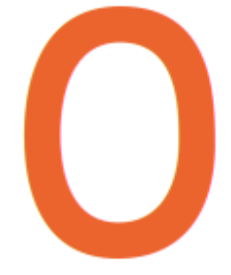
#> input picture images/0.png, 231 x 275 px
$ python -i generate_bingo.py   (imports and definitions only)
#> lines starting #> are read from the running program, lines starting #| are printed output that depends on the picture; after the words box and inside, x2 and y2 are one past the last pixel; in counts of white or black regions, pixels touching at a corner belong together
#> further down, picture is the input picture: PIL image 231x275 RGBA; mean R, G, B, A 248, 200.6, 181.7, 255
#!/usr/bin/env python3
"""
Bingo Card Generator

Generates unique bingo cards from either:
- A list of strings (materials/words)
- A list of integers (numbers) - rendered using digit images or text

Key property: every item on every card is drawn at the SAME size. Instead of
each cell independently picking "the biggest font/scale that fits this one
item", we first look at the whole set of items and the fixed cell size, and
compute a single font size (text mode) or a single digit scale (number mode)
that fits the worst case (longest word / most digits). That one size is then
reused for every cell on every card.

Usage:
    python generate_bingo.py --materials "item1,item2,item3,..." --nb_row 5 --nb_line 5 --nb_cards 10
    python generate_bingo.py --numbers "1,2,3,4,5,6,7,8,9,10" --nb_row 3 --nb_line 3 --nb_cards 5
    python generate_bingo.py --numbers_range 1 90 --nb_row 9 --nb_line 3 --nb_cards 6
"""

import argparse
import os
import random
import sys
from pathlib import Path
from typing import List, Union, Dict

from PIL import Image, ImageDraw, ImageFont


# Configuration
IMAGES_DIR = Path("images")
OUTPUT_DIR = Path("output")
CARD_SIZE = (1200, 1200)  # Increased size for better visibility
CELL_PADDING = 20  # Increased padding
GRID_LINE_WIDTH = 4
BACKGROUND_COLOR = (255, 255, 255)  # White
GRID_COLOR = (0, 0, 0)  # Black
TEXT_COLOR = (0, 0, 0)  # Black
FREE_SPACE_COLOR = (255, 0, 0)  # Red

# Max number of attempts to find a card layout that hasn't been used yet.
MAX_UNIQUE_ATTEMPTS = 200


# ---------------------------------------------------------------------------
# Font helpers
# ---------------------------------------------------------------------------

# [68 lines left out: functions get_font, compute_uniform_font_size, create_text_image, not called in this run]


# ---------------------------------------------------------------------------
# Digit image helpers
# ---------------------------------------------------------------------------

def _glyph_bbox(img: Image.Image) -> tuple:
    """
    Return the bounding box of the actual glyph ink inside `img`, ignoring
    transparent padding (or, if the image has no alpha, near-white padding).
    This is what fixes the "0.png has more built-in padding than the other
    digits" problem: after cropping to the real glyph, every digit's height
    reflects only the drawn shape, not incidental canvas whitespace.
    """
    if img.mode != "RGBA":
        img = img.convert("RGBA")

    alpha = img.split()[-1]
#> alpha: PIL image 231x275 L; every value is 255
    bbox = alpha.getbbox()
#> bbox = (0, 0, 231, 275)
    if bbox is not None:
        # Some PNGs are fully opaque (no real alpha channel info) - in that
        # case getbbox() on alpha returns the whole image, which is useless.
        # Fall back to luminance-based trimming for those.
        if bbox != (0, 0, img.width, img.height):
            return bbox

    gray = img.convert("L")
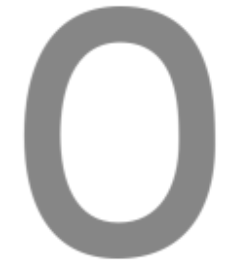
#> gray: PIL image 231x275 L; min 134, max 255, mean 212.5
    thresholded = gray.point(lambda p: 255 if p < 245 else 0)
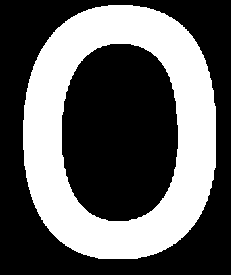
#> thresholded: PIL image 231x275 L; 37.7% white; 1 white region, box (x1, y1, x2, y2) and area: (23, 5, 216, 259) 23939
    bbox = thresholded.getbbox()
#> bbox = (23, 5, 216, 259)
    return bbox if bbox is not None else (0, 0, img.width, img.height)


# [80 lines left out: functions load_digit_images, compute_number_target_height, scale_digit_images, create_number_image, not called in this run]


# ---------------------------------------------------------------------------
# Card generation
# ---------------------------------------------------------------------------

def _has_free_space(nb_row: int, nb_line: int) -> bool:
    return nb_row % 2 == 1 and nb_line % 2 == 1


# [147 lines left out: functions _pick_unique_layout, generate_bingo_card, generate_bingo_cards, not called in this run]


# ---------------------------------------------------------------------------
# CLI
# ---------------------------------------------------------------------------

def parse_materials(materials_str: str) -> List[str]:
    return [m.strip() for m in materials_str.split(",") if m.strip()]


def parse_numbers(numbers_str: str) -> List[int]:
    return [int(n.strip()) for n in numbers_str.split(",") if n.strip()]


# [51 lines left out: function main, not called in this run]


# [2 lines not run here, left out]

>>> from PIL import Image
>>> picture = Image.open('images/0.png')
>>> result = _glyph_bbox(picture)
#> result = (23, 5, 216, 259)

$ run again, on images/4.png
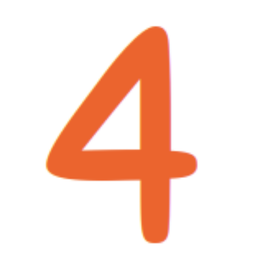
#> input picture images/4.png, 268 x 272 px
#> picture is the input picture: PIL image 268x272 RGB; mean R, G, B 251.4, 227, 217.2
#> alpha: PIL image 268x272 L; every value is 255
#> in _glyph_bbox, `bbox = alpha.getbbox()`: bbox = (0, 0, 268, 272)
#> in _glyph_bbox, `gray = img.convert("L")`:
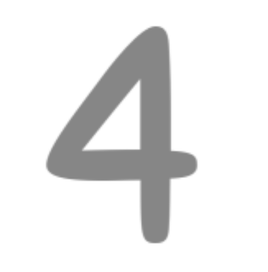
#> gray: PIL image 268x272 L; min 132, max 255, mean 233.1
#> in _glyph_bbox, `thresholded = gray.point(lambda p: 255 if p < 245 else 0)`:
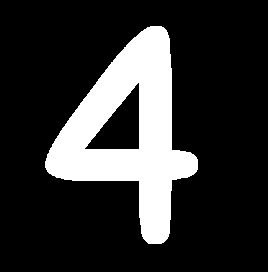
#> thresholded: PIL image 268x272 L; 19.4% white; 1 white region, box (x1, y1, x2, y2) and area: (45, 26, 198, 244) 14140
#> in _glyph_bbox, `bbox = thresholded.getbbox()`: bbox = (45, 26, 198, 244)

$ run again, on images/5.png
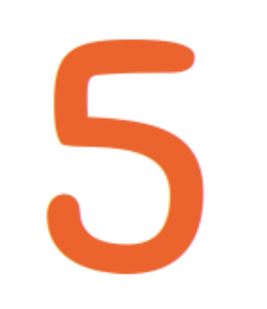
#> input picture images/5.png, 267 x 309 px
#> picture is the input picture: PIL image 267x309 RGB; mean R, G, B 250.8, 222.9, 211.8
#> alpha: PIL image 267x309 L; every value is 255
#> in _glyph_bbox, `bbox = alpha.getbbox()`: bbox = (0, 0, 267, 309)
#> in _glyph_bbox, `gray = img.convert("L")`:
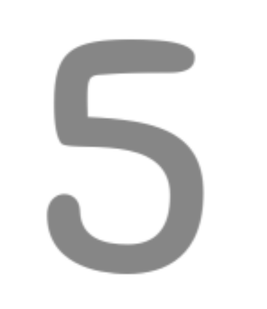
#> gray: PIL image 267x309 L; min 132, max 255, mean 230
#> in _glyph_bbox, `thresholded = gray.point(lambda p: 255 if p < 245 else 0)`:
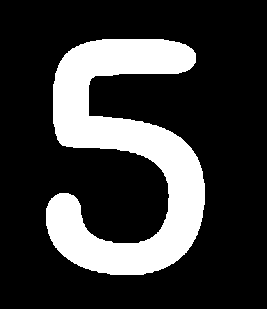
#> thresholded: PIL image 267x309 L; 22.4% white; 1 white region, box (x1, y1, x2, y2) and area: (46, 39, 205, 275) 18463
#> in _glyph_bbox, `bbox = thresholded.getbbox()`: bbox = (46, 39, 205, 275)
